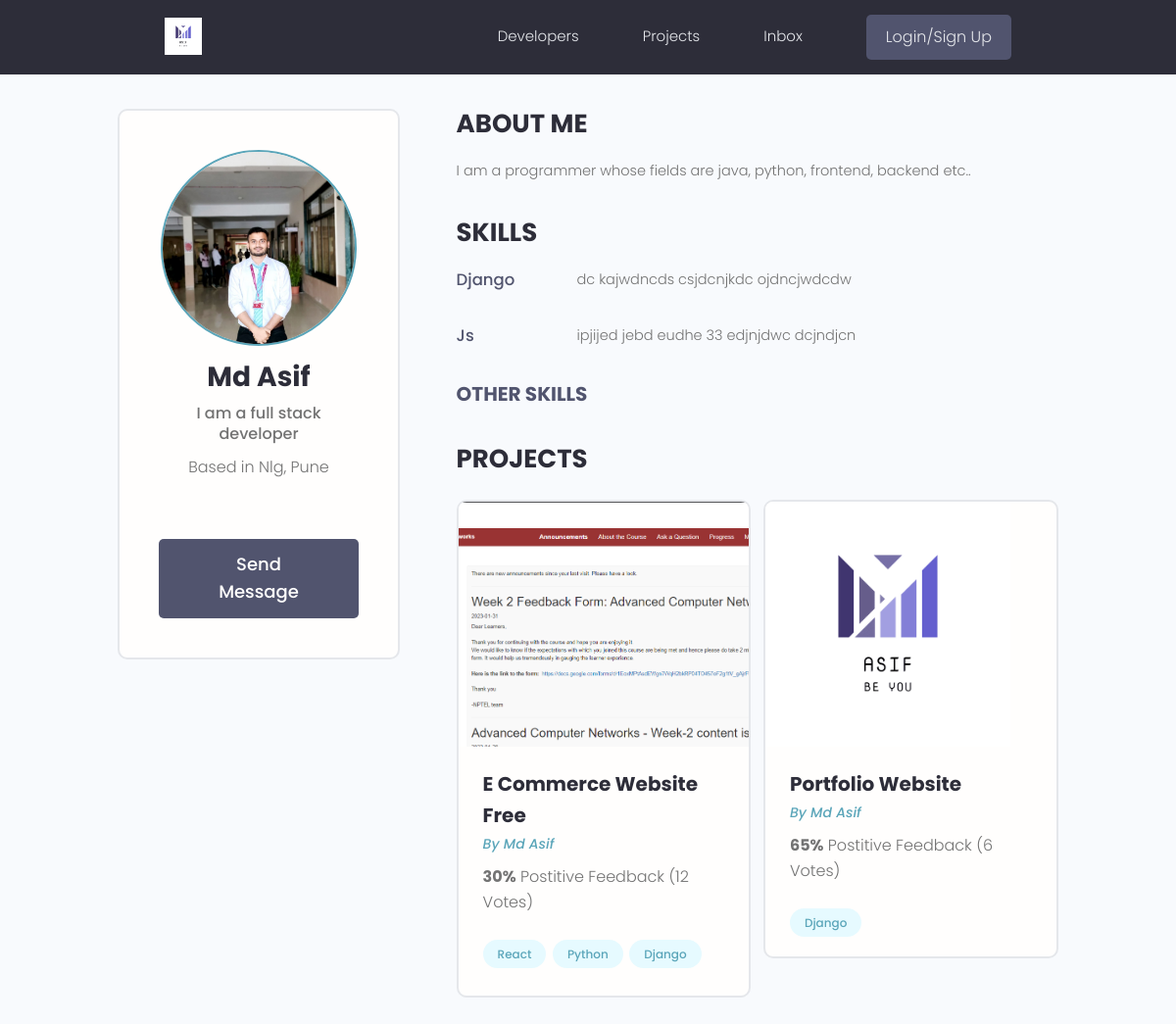
/profile/3384f40c-f417-4018-807e-e2e8ccc14aac/, run on the app's committed database.
### users/models.py (models this page shows, shortened)
class Profiles(models.Model):
    user = models.OneToOneField(User, on_delete=models.CASCADE,null=True,blank=True)
    name = models.CharField(max_length=200,null=True,blank=True)
    email = models.EmailField(max_length=500,null=True,blank=True)
    username = models.CharField(max_length=200,null=True,blank=True)
    location = models.CharField(max_length=200, blank=True, null=True)
    short_into = models.CharField(max_length=200,null=True,blank=True)
    bio = models.TextField(null=True,blank=True)
    profile_image = models.ImageField(null=True,blank=True,upload_to='profiles/',default="profiles/profile.png")
    social_github = models.CharField(max_length=200,null=True,blank=True)
    social_twitter = models.CharField(max_length=200,null=True,blank=True)
    social_linkedin = models.CharField(max_length=200,null=True,blank=True)
    social_youtube = models.CharField(max_length=200,null=True,blank=True)
    social_website = models.CharField(max_length=200,null=True,blank=True)
    created = models.DateTimeField(auto_now_add=True)
    id = models.UUIDField(default=uuid.uuid4,unique=True, primary_key=True,editable=False)

class Skill(models.Model):
    owner = models.ForeignKey(Profiles, on_delete=models.CASCADE, null=True, blank=True)
    name = models.CharField(max_length=200, blank=True, null=True)
    description = models.TextField(null=True, blank=True)
    created = models.DateTimeField(auto_now_add=True)
    id = models.UUIDField(default=uuid.uuid4, unique=True,
                          primary_key=True, editable=False)

### projects/models.py (models this page shows, shortened)
class Project(models.Model):
    owner = models.ForeignKey(Profiles,null=True,blank=True,on_delete=models.SET_NULL)
    title = models.CharField(max_length=200)
    disc = models.TextField(null=True,blank=True)
    featured_image = models.ImageField(null=True,blank=True,default="logo1.png")
    demo_link = models.CharField(max_length=2000,null=True,blank=True)
    source_link = models.CharField(max_length=2000,null=True,blank=True)
    tags = models.ManyToManyField('Tag',blank=True)  #if your Tag model is above of this model the you dont need '' quotes but in this case our Tag model is below this model
    vote_total = models.IntegerField(default=0, null=True,blank=True)
    vote_ratio = models.IntegerField(default=0, null=True,blank=True)
    created = models.DateTimeField(auto_now_add=True)
    id = models.UUIDField(default=uuid.uuid4,unique=True, primary_key=True,editable=False)

class Tag(models.Model):
    name = models.CharField(max_length=200)
    created = models.DateTimeField(auto_now_add=True)
    id = models.UUIDField(default=uuid.uuid4,unique=True, primary_key=True,editable=False)
    def __str__(self):
        return self.name

### users/views.py (the view)
# urls.py: path('profile/<str:pk>/', views.userProfile, name="user-profile"),
def userProfile(request,pk):
    profile = Profiles.objects.get(id=pk)
    topSkills = profile.skill_set.exclude(description__exact="")
    otherSkills = profile.skill_set.filter(description="")
    context = {'profile':profile,'topSkills': topSkills,
               "otherSkills": otherSkills}
    return render(request,'users/user-profile.html',context)

### users/templates/users/user-profile.html (shortened to what this page needs)
{% extends 'main.html' %}
{% block content %}
<main class="profile my-md">
    <div class="container">
        <div class="layout">
            <div class="column column--1of3">
                <div class="card text-center">
                    <div class="card__body dev">
                        <img class="avatar avatar--xl" src="{{ profile.profile_image.url }}" />
                        <h2 class="dev__name">{{profile.name}}</h2>
                        <p class="dev__title">{{profile.short_into}}</p>
                        <p class="dev__location">Based in {{profile.location}}</p>
                        {% if request.user.profile.id != profile.id %}
                        <a href="#" class="btn btn--sub btn--lg">Send Message </a>
                        {% endif %}
                    </div>
                </div>
            </div>
            <div class="column column--2of3">
                <div class="devInfo">
                    <h3 class="devInfo__title">About Me</h3>
                    <p class="devInfo__about">{{profile.bio}}</p>
                </div>
                <div class="devInfo">
                    <h3 class="devInfo__title">Skills</h3>
                    <div class="devInfo__skills">
                        {% for skill in topSkills %}
                        <div class="devSkill">
                            <h4 class="devSkill__title">{{skill.name}}</h4>
                            <p class="devSkill__info">{{skill.description}}</p>
                        </div>
                        {% endfor %}
                        <h3 class="devInfo__subtitle">Other Skills</h3>
                    </div>
                </div>
                <div class="devInfo">
                    <h3 class="devInfo__title">Projects</h3>
                    <div class="grid grid--two">
                        {% for project in profile.project_set.all %}
                        <div class="column">
                            <div class="card project">
                                <a href="{% url 'project' project.id %}" class="project">
                                    <img class="project__thumbnail" src="{{project.featured_image.url}}"
                                        alt="project thumbnail" />
                                    <div class="card__body">
                                        <h3 class="project__title">{{project.title}}</h3>
                                        <p><a class="project__author"
                                                href="{% url 'user-profile' project.owner.id %}">By
                                                {{project.owner.name}}</a>
                                        </p>
                                        <p class="project--rating">
                                            <span style="font-weight: bold;">{{project.vote_ratio}}%</span> Postitive
                                            Feedback ({{project.vote_total}} Vote{{project.vote_total|pluralize:"s"}})
                                        </p>
                                        <div class="project__tags">
                                            {% for tag in project.tags.all %}
                                            <span class="tag tag--pill tag--main">
                                                <small>{{tag}}</small>
                                            </span>
                                            {% endfor %}
                                        </div>
                                    </div>
                                </a>
                            </div>
                        </div>
                        {% endfor %}
                    </div>
                </div>
            </div>
        </div>
    </div>
</main>
{% endblock content %}

### static/styles/app.css (style rules this page uses)
:root { --color-sub: #2d2d39; }
.btn--sub { background-color: var(--color-sub-light); }
.card { border: 2px solid var(--color-light); }
img { width: 100%; }
.profile .card > .dev { padding: 4rem; }
.dev__name { color: var(--color-sub); font-size: 2.8rem; font-weight: 700; margin-top: 1rem; margin-bottom: 0.5rem; }
.dev__title { font-size: 1.6rem; font-weight: 500; line-height: 1.3; }
.dev__location { margin-top: 1rem; }
.devInfo { margin-bottom: 3rem; }
.devInfo__title, .devInfo__subtitle { font-size: 2.6rem; color: var(--color-sub); text-transform: uppercase; font-weight: 700; margin-bottom: 1.5rem; }
.devInfo__subtitle { font-size: 2rem; color: var(--color-sub-light); }
.devInfo__about, .devSkill__info { font-size: 1.45rem; line-height: 1.7; text-align: justify; }
.devSkill { margin-bottom: 3rem; }
.devSkill__title { font-size: 1.65rem; font-weight: 500; color: var(--color-sub-light); }
@media screen and (min-width: 700px) { .devSkill { display: flex; justify-content: space-between; gap: 3rem; } }
@media screen and (min-width: 700px) { .devSkill__info { flex-basis: 80%; } }
.project__author { font-size: 1.4rem; font-style: italic; }
.project--rating { margin-bottom: 1.6em; margin-top: .5em; }
.project__thumbnail { height: 25rem; object-fit: cover; object-position: top center; }
.project__title { font-size: 2rem; font-weight: 700; color: var(--color-sub); }

### static/uikit/styles/modules/_variables.css (style rules this page uses)
:root { --color-main: #5aa5b9; --color-main-light: #e6faff; --color-sub: #3f4156; --color-sub-light: #51546e; --color-sub-lighter: #ededfd; --color-text: #737373; --color-gray: #8b8b8b; --color-light: #e5e7eb; --color-light-gray: #767676; --color-bg: #f8fafd; --color-white: #fffefd; --color-white-light: #f3f3f3; --color-success: #359e64; --color-success-bg: #def8e8; --color-error: #fc4b0b; --color-error-bg: #fff2ee; --font-base: 'Poppins', arial, helvetica, 'Segoe UI', roboto, ubuntu, sans-serif; --font-monospace: 'Fira Code', 'Courier New', courier, monospace; --font-regular: 300; --font-medium: 500; --font-bold: 700; --generic-shadow: 1px 1px 5px #00000010; --generic-transition: all 0.3s ease-in-out; }

### static/uikit/styles/modules/_base.css (style rules this page uses)
* { margin: 0; padding: 0; box-sizing: border-box; text-rendering: optimizeLegibility; color: inherit; font-size: inherit; }
html { font-size: 50%; }
@media only screen and (min-width: 480px) { html { font-size: 56.25%; } }
@media only screen and (min-width: 1200px) { html { font-size: 62.5%; } }
body { line-height: 1.6; font-weight: 400; font-size: 1.5rem; color: var(--color-text); background-color: var(--color-bg); min-height: 100vh; }

### static/uikit/styles/modules/_typography.css (style rules this page uses)
* { font-family: var(--font-base); }
h2 { font-size: 3.6rem; font-weight: var(--font-bold); }
h3 { font-size: 3.2rem; font-weight: var(--font-medium); }
h4 { font-size: 2.8rem; font-weight: var(--font-medium); }
p, span, strong { font-size: 1.6rem; color: var(--color-text); font-weight: var(--font-regular); }
a { padding-bottom: 2px; text-decoration: none; display: inline-block; color: var(--color-main); font-weight: var(--font-medium); }

### static/uikit/styles/modules/_utilities.css (style rules this page uses)
.container { width: 92%; max-width: 165rem; margin: 0 auto; box-sizing: border-box; }
@media screen and (min-width: 1000px) { .container { width: 90%; } }
@media screen and (min-width: 1200px) { .container { width: 80%; } }
.text-center { text-align: center; }
.my-md { margin: 3rem auto; }

### static/uikit/styles/modules/_avatar.css (style rules this page uses)
.avatar { border-radius: 50%; border: 2px solid var(--color-main); object-fit: cover; }
.avatar--xl { height: 20rem; width: 20rem; }

### static/uikit/styles/modules/_button.css (style rules this page uses)
.btn { display: inline-block; position: relative; cursor: pointer; background-color: var(--color-light); font-weight: var(--font-medium); color: var(--color-sub); text-decoration: none; padding: 1rem 2rem; border-radius: 0.5rem; border: none; width: -webkit-fit-content; width: -moz-fit-content; width: fit-content; height: -webkit-fit-content; height: -moz-fit-content; height: fit-content; font-size: 1.6rem; outline-width: 0; outline-color: transparent; -webkit-backface-visibility: hidden; backface-visibility: hidden; transition: all 0.3s ease-in-out; }
.btn--sub { background-color: var(--color-sub); color: var(--color-white); }
.btn--lg { font-size: 1.8rem; padding: 1.2rem 4.5rem; }

### static/uikit/styles/modules/_card.css (style rules this page uses)
.card { border-radius: 1rem; background-color: var(--color-white); border: 1.5px solid var(--color-light); width: auto; height: auto; margin-top: 0.5rem; margin-bottom: 0.5rem; overflow: hidden; }
.card__body, .card__header { padding: 2rem 2.5rem; }

### data on the page
Profiles: profile_image (picture), name "Md Asif", short_into "I am a full stack developer", location "Nlg, Pune", bio "I am a programmer whose fields are java, python, frontend, backend etc.."
Skill: name "Django", description "dc kajwdncds csjdcnjkdc ojdncjwdcdw"
Skill: name "Js", description "ipjijed jebd eudhe 33 edjnjdwc dcjndjcn"
Project: featured_image (picture), title "E Commerce Website Free", owner.name "Md Asif", vote_ratio "30", vote_total "12"
Tag: name "React"
Tag: name "Python"
Tag: name "Django"
Project: featured_image (picture), title "Portfolio Website", owner.name "Md Asif", vote_ratio "65", vote_total "6"
